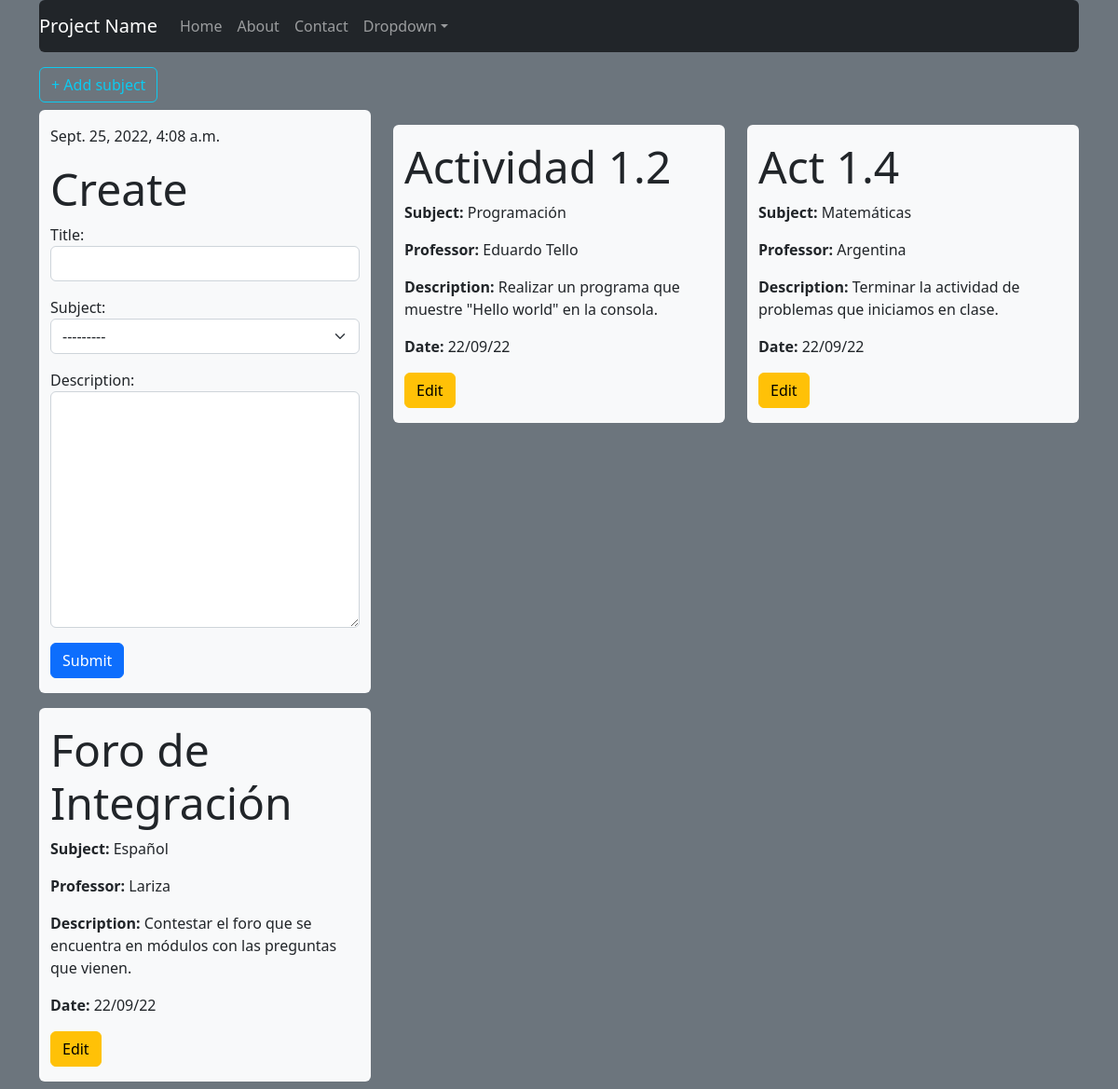
The page / on the database its author committed.
### agenda/models.py (models this page shows, shortened)
class Homework(models.Model):
    title = models.CharField(max_length=30)
    subject = models.ForeignKey(Subject, on_delete=models.CASCADE)
    description = models.TextField()

class Subject(models.Model):
    name = models.CharField(max_length=30)
    teacher = models.CharField(max_length=30)
    def __str__(self):
        return self.name

### agenda/views.py (the view)
# urls.py: path("", views.agenda, name="agenda"),
def agenda(request):
    homeworks = Homework.objects.all()
    form = HomeworkForm()
    date = timezone.datetime.now()
    if request.method == 'POST':
        form = HomeworkForm(request.POST)
        if form.is_valid:
            form.save()
        return redirect('/')
    context = {
        'homeworks' : homeworks,
        'form' : form,
        'date' : date,
    }
    return render(request, 'agenda/agenda.html', context)

### agenda/forms.py
class HomeworkForm(forms.ModelForm):
    name = models
    class Meta:
        model = Homework
        fields = ('title', 'subject', 'description')
        widgets = {
            'title' : forms.TextInput(attrs={'class' : 'form-control'}),
            'subject' : forms.Select(attrs={'class' : 'form-select'}),
            'description' : forms.Textarea(attrs={'class' : 'form-control'}),
        }

### agenda/templates/agenda/agenda.html (shortened to what this page needs)
{% extends 'agenda/base.html' %}
{% load static %}
{% block content %}
    <div class="container my-2">
        <a href="{% url 'create_subject' %}" class="btn btn-outline-info my-2">+ Add subject</a>
        <div class="row">
            <div class="col-4">
                <div class="container bg-light rounded py-3">
                    <p>{{date}}</p>
                    <h1 class="display-5"><b>Create</b></h1>
                    <form action="" method="POST">
                        {{ form.as_p }}
                        <input type="submit" class="btn btn-primary">
                    </form>
                </div>
            </div>
            {% for homework in homeworks %}
            <div class="col-4 mt-3">
                <div class="container bg-light rounded py-3">
                    <h1 class="display-5"><b>{{homework.title}}</b></h1>
                    <p><b>Subject:</b> {{homework.subject}}</p>
                    <p><b>Professor:</b> {{homework.subject.teacher}}</p>
                    <p><b>Description:</b> {{homework.description}}</p>
                    <p><b>Date:</b> 22/09/22</p>
                    <a href="{% url 'edit_homework' homework.id %}" class="btn btn-warning">Edit</a>
                </div>
            </div>
            {% endfor %}
        </div>
        </div>
{% endblock content %}

### agenda/templates/agenda/base.html (shortened to what this page needs)
<!doctype html>
<html lang="en">
<head>
  <link rel="stylesheet" href="https://cdn.jsdelivr.net/npm/bootstrap@5.2.0/dist/css/bootstrap.min.css"
>
</head>
<body class="bg-secondary">
  <header>
    <div class="container">
      <nav class="navbar navbar-dark navbar-expand-lg bg-dark rounded">
          <a href="#" class="navbar-brand">Project Name</a>
          <div class="">
              <ul class="navbar-nav ">
                  <li><a href="#" class="nav-link">Home</a></li>
                  <li><a href="#" class="nav-link">About</a></li>
                  <li><a href="#" class="nav-link">Contact</a></li>
                  <li class="dropdown">
                      <a href="#" class="nav-link dropdown-toggle "  data-toggle="dropdown" >Dropdown</a>
                  </li>
              </ul>
          </div>
      </nav>
  </div>
  </header>
  <main>
    {% block content %}
    {% endblock content %}
  </main>
</body>
</html>

### rows shown on the page
Homework: title "Actividad 1.2", subject "Programación", subject.teacher "Eduardo Tello", description "Realizar un programa que muestre \"Hello world\" en la consola."
Homework: title "Act 1.4", subject "Matemáticas", subject.teacher "Argentina", description "Terminar la actividad de problemas que iniciamos en clase."
Homework: title "Foro de Integración", subject "Español", subject.teacher "Lariza", description "Contestar el foro que se encuentra en módulos con las preguntas que vienen."
